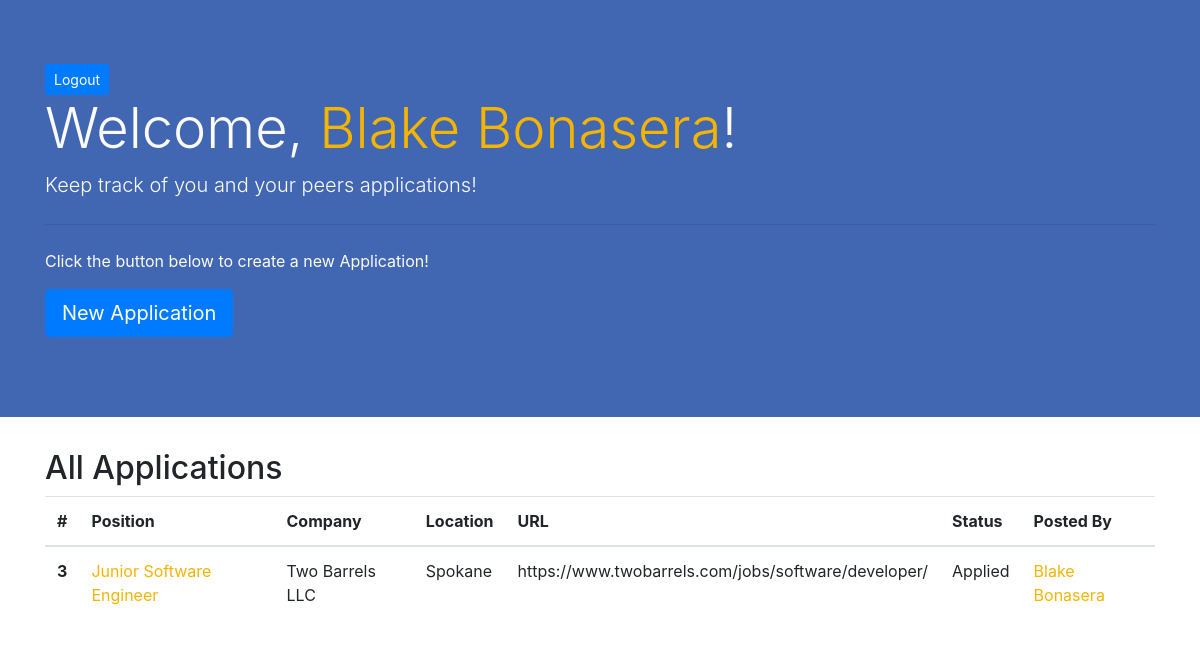
The app's page /dashboard (signed in) with its own data.
### main/models.py (models this page shows, shortened)
class User(models.Model):
    first = models.CharField(max_length=45)
    last = models.CharField(max_length=45)
    email = models.TextField()
    password = models.TextField()
    created_at = models.DateTimeField(auto_now_add=True)
    updated_at = models.DateTimeField(auto_now=True)
    objects = UserManager()

class Application(models.Model):
    position = models.CharField(max_length=50)
    company = models.CharField(max_length=50)
    location = models.CharField(max_length=25)
    url = models.TextField()
    status = models.CharField(max_length=30)
    posted_by = models.ForeignKey(User, related_name='posted', on_delete=models.CASCADE)
    created_at = models.DateTimeField(auto_now_add=True)
    updated_at = models.DateTimeField(auto_now=True)

### main/views.py (the view)
# urls.py: path('dashboard', views.success),
def success(request):
    if 'user_id' not in request.session:
        return redirect('/')
    logged_in_user = User.objects.get(id=request.session['user_id'])
    context = {
        'logged_in_user': logged_in_user,
        'all_applications': Application.objects.all()
    }
    return render(request, 'dashboard.html', context)

### main/templates/dashboard.html (shortened to what this page needs)
<!doctype html>
<html lang="en">
<head>
    <link rel="stylesheet" href="https://maxcdn.bootstrapcdn.com/bootstrap/4.0.0/css/bootstrap.min.css"
>
</head>
<body>
    <div class="jumbotron jumbotron-fluid">
        <div class="container">
        <a href="/logout" class="btn btn-primary btn-sm">Logout</a>
        <h1 class="display-4">
            Welcome, <a href="/user/{{logged_in_user.id}}">{{logged_in_user.first}} {{logged_in_user.last}}</a>!
        </h1>
        <p class="lead">Keep track of you and your peers applications!</p>
        <hr class="my-4">
        <p>Click the button below to create a new Application! </p>
        <p class="lead">
            <a class="btn btn-primary btn-lg" href="/newApplication" role="button">New Application</a>
        </p>
    </div>
    </div>
    <div class="container">
        <h2>All Applications</h2>
        <table class="table">
            <thead>
                <tr>
                    <th scope="col">#</th>
                    <th scope="col">Position</th>
                    <th scope="col">Company</th>
                    <th scope="col">Location</th>
                    <th scope="col">URL</th>
                    <th scope="col">Status</th>
                    <th scope="col">Posted By</th>
                </tr>
            </thead>
            <tbody>
                {% for Application in all_applications reversed %}
                <tr>
                    <th scope="row">{{Application.id}}</th>
                    <td><a href="/view/{{Application.id}}">{{Application.position}}</a></td>
                    <td>{{Application.company}}</td>
                    <td>{{Application.location}}</td>
                    <td>{{Application.url}}</td>
                    <td>{{Application.status}}</td>
                    <td><a href="/user/{{Application.posted_by.id}}">{{Application.posted_by.first}} {{Application.posted_by.last}}</a></td>
                    {% endfor %}
                </tr>
            </tbody>
        </table>
    </div>
</body>
</html>

### main/templates/dashboard.html (style rules this page uses)
.jumbotron { background-color: #4267B2; color: #FBFBFF; }
a { color: #F4B400; }

### records on screen
User: first "Blake", last "Bonasera"
Application: id "3", position "Junior Software Engineer", company "Two Barrels LLC", location "Spokane", url "https://www.twobarrels.com/jobs/software/developer/", status "Applied", posted_by.first "Blake", posted_by.last "Bonasera"
